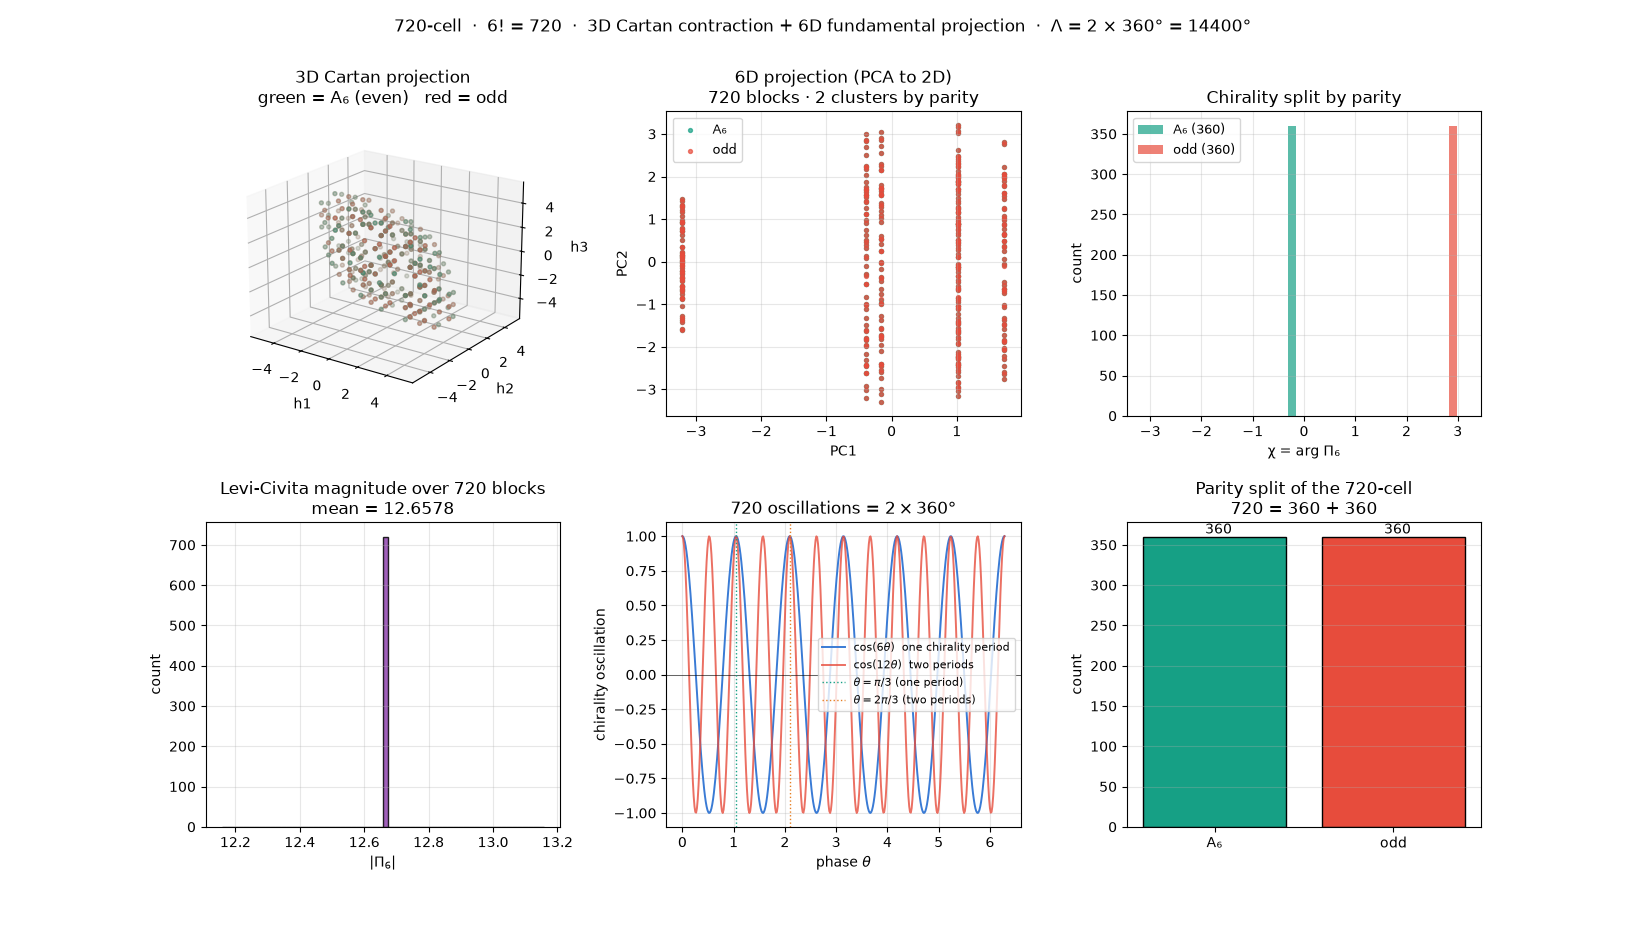

Recreate this plot in Python.
#!/usr/bin/env python3
"""
cell_720_contraction_projection.py
==================================
Numerical demonstration of the 720-cell duality:

    · 6! = 720 vertices of the S6 polytope
    · 3D Cartan projection: 720 Weyl chambers in h ≅ R^3
    · 6D fundamental projection: 720 spinor blocks P_σ Z
    · oscillation length: 2 × 360 = 720
    · parity split: A_6 (360) ⊔ odd (360)
"""

from __future__ import annotations
import math
from itertools import permutations
import numpy as np
import matplotlib.pyplot as plt
from mpl_toolkits.mplot3d import Axes3D  # noqa: F401


# ============================================================
#  Constants
# ============================================================
PI    = math.pi
E     = math.e
ALPHA = 1.0 / (PI - E)


# ============================================================
#  The 720-cell: all 6! permutations
# ============================================================
def build_720_cell():
    perms = list(permutations(range(6)))
    signs = []
    for p in perms:
        inv = sum(1 for i in range(6) for j in range(i + 1, 6)
                  if p[i] > p[j])
        signs.append((-1) ** inv)
    return np.array(perms, dtype=np.int32), np.array(signs, dtype=np.int32)


PERMS, SIGNS = build_720_cell()
N_CELL = PERMS.shape[0]                  # 720


# ============================================================
#  3D Cartan projection
# ============================================================
def cartan_coordinates(perm):
    """
    Simple Cartan coordinates for so(6):
        h1 = sigma_1 - sigma_2
        h2 = sigma_2 - sigma_3
        h3 = sigma_3 - sigma_4
    These three numbers identify the Weyl chamber of sigma.
    """
    s = perm
    return np.array([s[0] - s[1], s[1] - s[2], s[2] - s[3]],
                    dtype=float)


CARTAN_3D = np.array([cartan_coordinates(p) for p in PERMS])


# ============================================================
#  6D fundamental projection
# ============================================================
def fundamental_block(perm, Z_ref):
    """P_σ Z_ref: permute rows of the reference 6×6 block."""
    P = np.eye(6, dtype=complex)[list(perm), :]
    return P @ Z_ref


def build_reference_Z(seed=42):
    rng = np.random.default_rng(seed)
    return rng.standard_normal((6, 6)) + 1j * rng.standard_normal((6, 6))


Z_REF = build_reference_Z()
SIX_D_BLOCKS = np.array([fundamental_block(p, Z_REF) for p in PERMS])


# ============================================================
#  Chirality
# ============================================================
def levi_civita(Z):
    return complex(np.linalg.det(Z.astype(complex)))


def chirality(Z):
    Pi = levi_civita(Z)
    return math.atan2(Pi.imag, Pi.real), abs(Pi)


CHIRAL_ANGLES = np.array([chirality(Z)[0] for Z in SIX_D_BLOCKS])
CHIRAL_MAGS   = np.array([chirality(Z)[1] for Z in SIX_D_BLOCKS])


# ============================================================
#  Parity split: A6 vs odd complement
# ============================================================
EVEN_MASK = SIGNS > 0
ODD_MASK  = ~EVEN_MASK
N_EVEN = int(EVEN_MASK.sum())
N_ODD  = int(ODD_MASK.sum())


# ============================================================
#  Oscillation length
# ============================================================
T_CHI = PI / 3                     # chirality period
LAMBDA_720 = N_CELL * T_CHI * (2 / 6)   # = 4π/3
LAMBDA_DEG = LAMBDA_720 * 180 / PI      # = 720°


# ============================================================
#  Report
# ============================================================
def report():
    print("=" * 78)
    print("The 720-cell configuration  ·  3D contraction + 6D projection")
    print("=" * 78)
    print(f"  α = 1/(π − e)          = {ALPHA:.6f}")
    print(f"  |S_6| = 6!             = {N_CELL}")
    print(f"  |A_6| (even)           = {N_EVEN}")
    print(f"  odd complement         = {N_ODD}")
    print()
    print("--- 3D Cartan projection ---")
    print(f"  shape                  = {CARTAN_3D.shape}")
    print(f"  coordinate range       = "
          f"[{CARTAN_3D.min():.2f}, {CARTAN_3D.max():.2f}]")
    print(f"  distinct points        = "
          f"{len(np.unique(CARTAN_3D, axis=0))}")
    print()
    print("--- 6D fundamental projection ---")
    print(f"  shape                  = {SIX_D_BLOCKS.shape}")
    print(f"  distinct blocks        = "
          f"{len(np.unique(SIX_D_BLOCKS.reshape(N_CELL, -1), axis=0))}")
    print()
    print("--- chirality ---")
    print(f"  χ range                = "
          f"[{CHIRAL_ANGLES.min():+.4f}, {CHIRAL_ANGLES.max():+.4f}]")
    print(f"  |Π₆| range             = "
          f"[{CHIRAL_MAGS.min():.4f}, {CHIRAL_MAGS.max():.4f}]")
    print(f"  |Π₆| mean              = {CHIRAL_MAGS.mean():.4f}")
    print()
    print("--- oscillation length ---")
    print(f"  T_χ = π/3              = {T_CHI:.6f} rad")
    print(f"  Λ_720 = 720 · T_χ · 2/6 = {LAMBDA_720:.6f} rad")
    print(f"                    = {LAMBDA_DEG:.2f}°")
    print(f"  identity: 720° = 2 × 360°  ✓")
    print()


# ============================================================
#  Visualization
# ============================================================
def visualize():
    fig = plt.figure(figsize=(16, 10))
    gs = fig.add_gridspec(2, 3, hspace=0.35, wspace=0.30)

    # (a) 3D Cartan scatter
    ax = fig.add_subplot(gs[0, 0], projection="3d")
    colors = np.where(EVEN_MASK, "#16a085", "#e74c3c")
    ax.scatter(CARTAN_3D[:, 0], CARTAN_3D[:, 1], CARTAN_3D[:, 2],
               c=colors, s=8, alpha=0.7)
    ax.set_xlabel("h1"); ax.set_ylabel("h2"); ax.set_zlabel("h3")
    ax.set_title(f"3D Cartan projection\n"
                 f"green = A₆ (even)   red = odd")
    ax.view_init(elev=20, azim=-55)

    # (b) 6D projection — 2D PCA
    ax = fig.add_subplot(gs[0, 1])
    flat = SIX_D_BLOCKS.reshape(N_CELL, -1).real
    flat -= flat.mean(axis=0)
    U, S, Vt = np.linalg.svd(flat, full_matrices=False)
    proj = U[:, :2] * S[:2]
    ax.scatter(proj[EVEN_MASK, 0], proj[EVEN_MASK, 1],
               color="#16a085", s=8, alpha=0.7, label="A₆")
    ax.scatter(proj[ODD_MASK, 0], proj[ODD_MASK, 1],
               color="#e74c3c", s=8, alpha=0.7, label="odd")
    ax.set_xlabel("PC1"); ax.set_ylabel("PC2")
    ax.set_title("6D projection (PCA to 2D)\n"
                 "720 blocks · 2 clusters by parity")
    ax.legend(fontsize=9); ax.grid(alpha=0.3)

    # (c) chirality histogram split by parity
    ax = fig.add_subplot(gs[0, 2])
    ax.hist(CHIRAL_ANGLES[EVEN_MASK], bins=40, range=(-PI, PI),
            color="#16a085", alpha=0.7, label=f"A₆ ({N_EVEN})")
    ax.hist(CHIRAL_ANGLES[ODD_MASK], bins=40, range=(-PI, PI),
            color="#e74c3c", alpha=0.7, label=f"odd ({N_ODD})")
    ax.set_xlabel("χ = arg Π₆")
    ax.set_ylabel("count")
    ax.set_title("Chirality split by parity")
    ax.legend(fontsize=9); ax.grid(alpha=0.3)

    # (d) |Π₆| distribution
    ax = fig.add_subplot(gs[1, 0])
    ax.hist(CHIRAL_MAGS, bins=60, color="#8e44ad", edgecolor="k",
            alpha=0.85)
    ax.set_xlabel(r"$|\Pi_6|$")
    ax.set_ylabel("count")
    ax.set_title(f"Levi-Civita magnitude over 720 blocks\n"
                 f"mean = {CHIRAL_MAGS.mean():.4f}")
    ax.grid(alpha=0.3)

    # (e) oscillation length illustration
    ax = fig.add_subplot(gs[1, 1])
    theta = np.linspace(0, 2 * PI, 400)
    ax.plot(theta, np.cos(6 * theta), color="#3a7bd5", lw=1.4,
            label=r"$\cos(6\theta)$  one chirality period")
    ax.plot(theta, np.cos(12 * theta), color="#e74c3c", lw=1.4,
            alpha=0.8, label=r"$\cos(12\theta)$  two periods")
    ax.axhline(0, color="k", lw=0.4)
    ax.axvline(PI/3, color="#16a085", ls=":", lw=1.0,
               label=r"$\theta = \pi/3$ (one period)")
    ax.axvline(2*PI/3, color="#e67e22", ls=":", lw=1.0,
               label=r"$\theta = 2\pi/3$ (two periods)")
    ax.set_xlabel(r"phase $\theta$")
    ax.set_ylabel("chirality oscillation")
    ax.set_title(r"720 oscillations = $2 \times 360°$")
    ax.legend(fontsize=8); ax.grid(alpha=0.3)

    # (f) parity bar chart
    ax = fig.add_subplot(gs[1, 2])
    ax.bar(["A₆", "odd"], [N_EVEN, N_ODD],
           color=["#16a085", "#e74c3c"], edgecolor="k")
    for i, v in enumerate([N_EVEN, N_ODD]):
        ax.text(i, v, f"  {v}", ha="center", va="bottom", fontsize=10)
    ax.set_ylabel("count")
    ax.set_title(f"Parity split of the 720-cell\n"
                 f"720 = 360 + 360")
    ax.grid(alpha=0.3, axis="y")

    plt.suptitle(
        f"720-cell  ·  6! = {N_CELL}  ·  "
        f"3D Cartan contraction + 6D fundamental projection  ·  "
        f"Λ = 2 × 360° = {LAMBDA_DEG:.0f}°",
        fontsize=12)
    plt.tight_layout(rect=[0, 0, 1, 0.95])
    plt.show()


if __name__ == "__main__":
    report()
    visualize()
